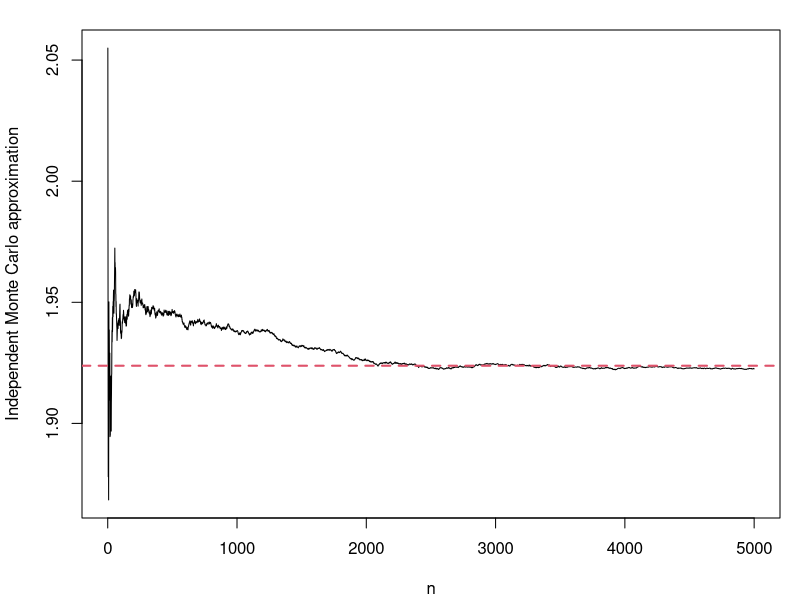
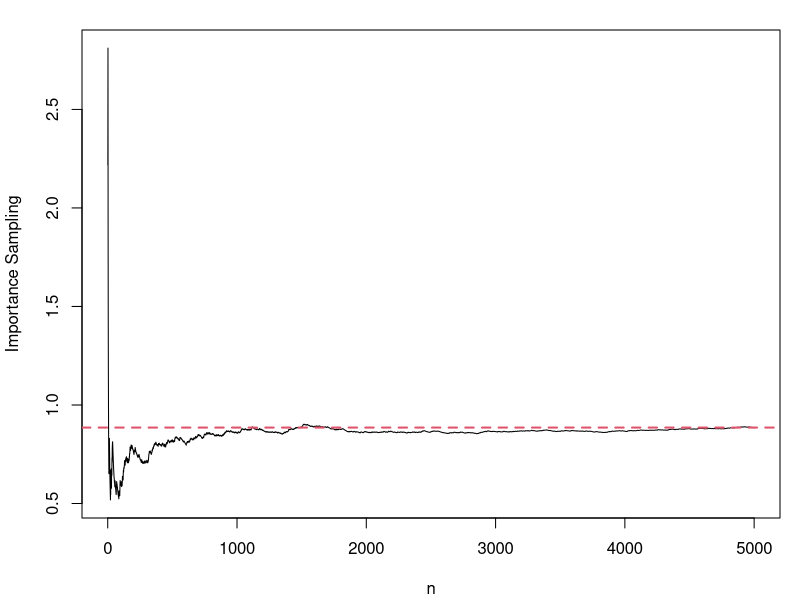
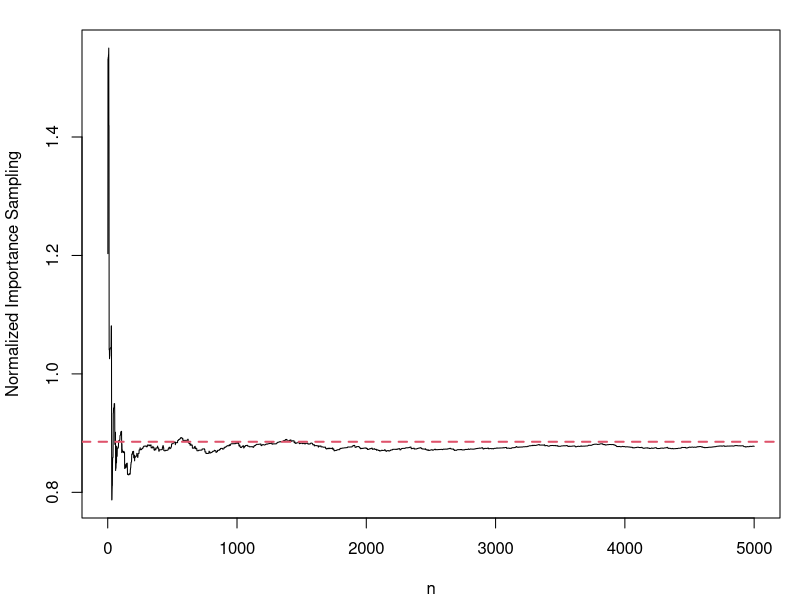

Write R code to recreate these figures, in order.
## ---- chunk 1
#### Independent Monte Carlo ####
## Data
n <- 20
sumy <- 40.4
sumysq <- 93.2
R <- 5e03
## Posterior 
betan <- sumy / (n + 1)
an <- 2 + n / 2
bn <- 2 + 0.5 * (sumysq - ((sumy ^ 2)) / (n + 1))
## Independent Monte Carlo
set.seed(12345)
sigma.sq <- rep(NA, R)
beta <- rep(NA, R)
for(r in 1 : R){
    sigma.sq[r] <- 1 / rgamma(n = 1, shape = an, rate = bn)
    beta[r] <- rnorm(n = 1, mean = betan, sd = sqrt(sigma.sq[r] / (n + 1)))
}
## Plot the results
par(mar = c(4.1, 4.1, 1.5, 1))
plot(cumsum(beta) / (1 : R), type = "l", xlab = "n", ylab = "Independent Monte Carlo approximation")
abline(h = sumy / (n + 1), col = 2, lty = 2, lwd = 2)
## ---- chunk 2
#### Importance Sampling ####
## Data
n <- 20
sumy <- 40.4
ybar <- sumy / 20
sumysq <- 93.2
ysd <- sqrt((sumysq - n * ybar ^ 2) / (n - 1))
## Posterior 
betan <- sumy / (n + 1)
an <- 2 + n / 2
bn <- 2 + 0.5 * (sumysq - ((sumy ^ 2)) / (n + 1))
## Density of inverse-Gamma distribution
IvGamma <- function(x, a, b){
    exp(a * log(b) - lgamma(a) - (a + 1) * log(x) - b / x)
} 
## Monte Carlo
set.seed(123456)
R <- 5e03
h.pi.g <- rep(NA, R)
for(r in 1 : R){
    ## We use Exp(1 / ybar) as the importance distribution
    proposal <- rexp(n = 1, rate = 1 / ybar)
    ## Compute the value of h(theta) * pi(theta | data) / g(theta)
    h.pi.g[r] <- proposal * IvGamma(proposal, an, bn) / dexp(proposal, rate = 1 / ybar)
}
## Plot the results
par(mar = c(4.1, 4.1, 1.5, 1))
plot(cumsum(h.pi.g) / (1 : R), type = "l", xlab = "n", ylab = "Importance Sampling")
abline(h = bn / (an - 1), col = 2, lty = 2, lwd = 2)
## ---- chunk 3
#### Normalized Importance Sampling ####
set.seed(123456)
w <- rep(NA, R)
NIS <- rep(NA, R)
for(r in 1 : R){
    ## Simulate sigma and beta
    sigma.sq <- rexp(n = 1, rate = 1 / ybar)
    beta <- rnorm(n = 1, mean = ybar, sd = ysd)
    ## Compute the densities
    posterior <- exp(-0.5 * ((n + 1) * beta ^ 2 - 2 * beta * sumy + 4 + sumysq) / sigma.sq) / (sigma.sq ^ (0.5 * (n + 1) + 3))
    g.density <- dnorm(x = beta, mean = ybar, sd = ysd) * dexp(x = sigma.sq, rate = 1 / ybar)
    ## normalized IS estimator
    w[r] <- posterior / g.density
    NIS[r] <- w[r] * sigma.sq
}
## Plot the results
par(mar = c(4.1, 4.1, 1.5, 1))
plot(cumsum(NIS) / cumsum(w), type = "l", xlab = "n", ylab = "Normalized Importance Sampling")
abline(h = bn / (an - 1), col = 2, lty = 2, lwd = 2)

## ---- chunk 4
1 + 1
## ---- chunk 5
#| echo: false
2 * 2
